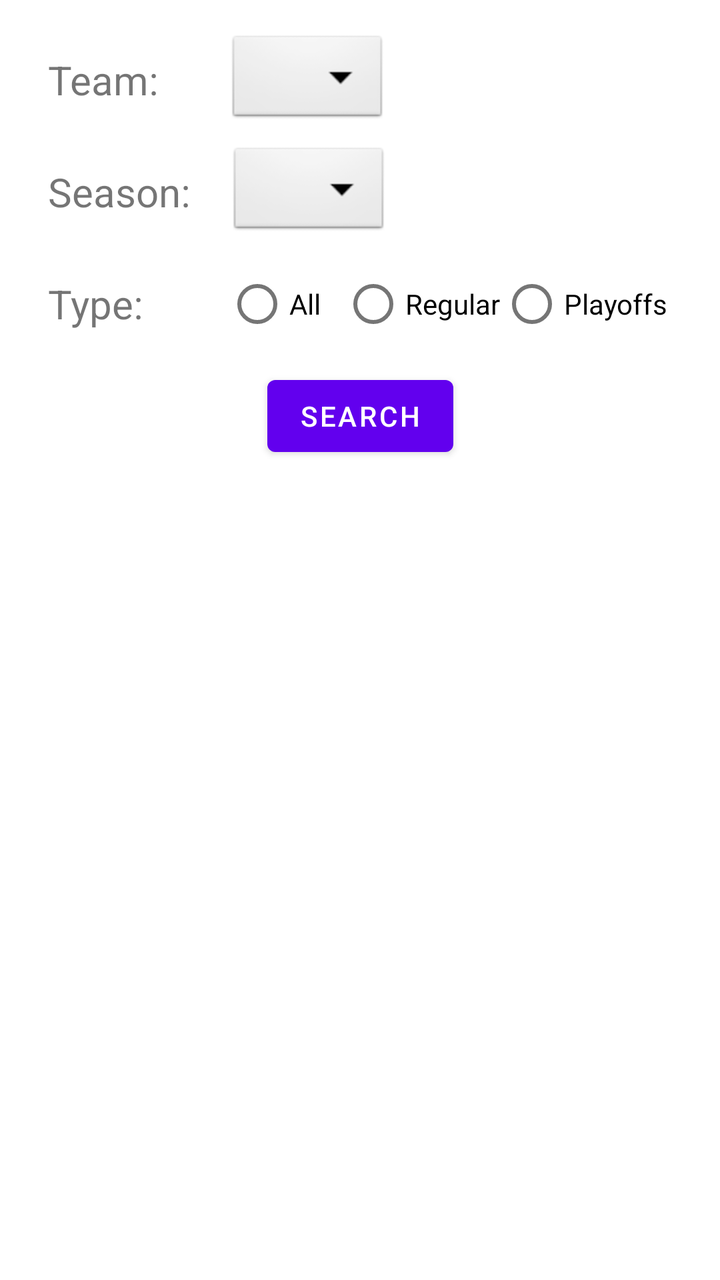
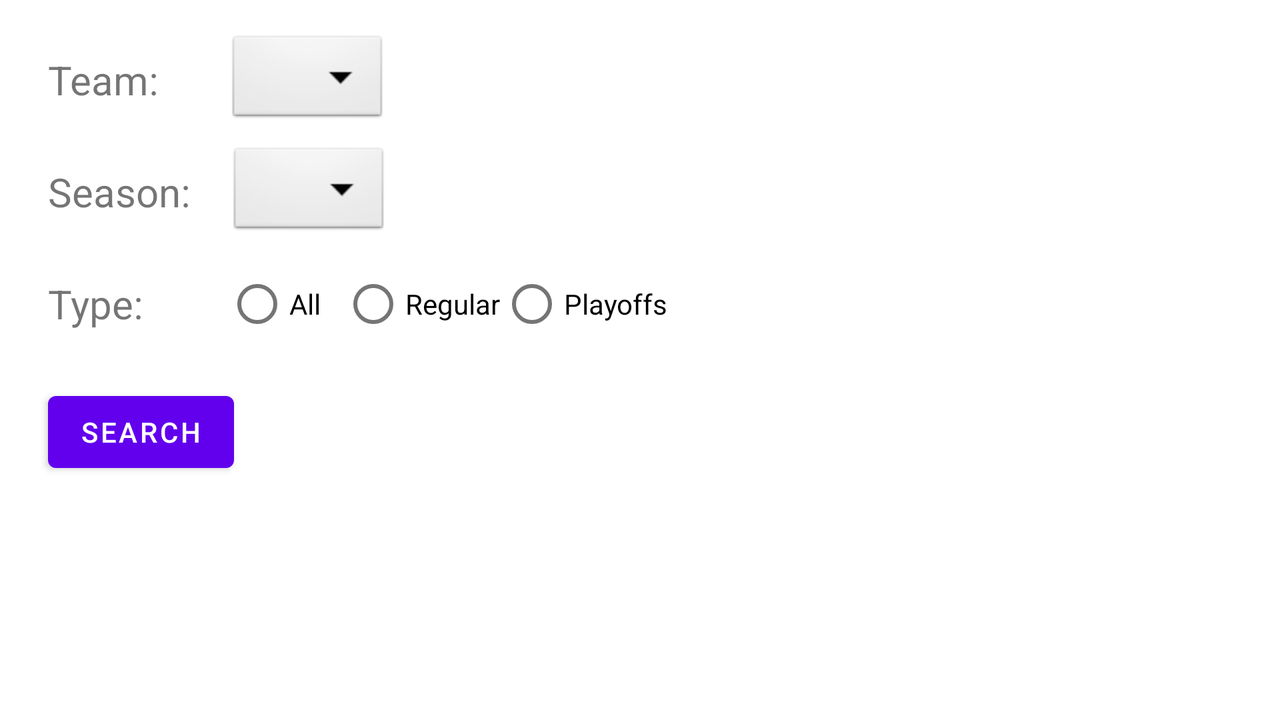

Two renders of one Android screen. The first uses the default layout on a phone; the second uses the alternative layout the repository ships for a different screen configuration, on a matching device. The two XML files are below.
<!-- AndroidManifest.xml: application theme Theme.Team54 -->
<!-- res/layout/activity_web_service.xml -->
<?xml version="1.0" encoding="utf-8"?>
<androidx.constraintlayout.widget.ConstraintLayout xmlns:android="http://schemas.android.com/apk/res/android"
    xmlns:app="http://schemas.android.com/apk/res-auto"
    xmlns:tools="http://schemas.android.com/tools"
    android:id="@+id/constraint_layout"
    android:layout_width="match_parent"
    android:layout_height="match_parent"
    tools:context=".WebServiceActivity">


    <Spinner
        android:id="@+id/spinner"
        android:layout_width="wrap_content"
        android:layout_height="48dp"
        android:layout_marginStart="34dp"
        android:layout_marginTop="16dp"
        android:background="@android:drawable/btn_dropdown"
        android:minHeight="48dp"
        android:spinnerMode="dropdown"
        app:layout_constraintStart_toEndOf="@+id/team_label"
        app:layout_constraintTop_toTopOf="parent"
        tools:ignore="SpeakableTextPresentCheck" />

    <Spinner
        android:id="@+id/season_dropdown"
        android:layout_width="wrap_content"
        android:layout_height="48dp"
        android:layout_marginStart="19dp"
        android:layout_marginTop="8dp"
        android:background="@android:drawable/btn_dropdown"
        android:minHeight="48dp"
        android:spinnerMode="dropdown"
        app:layout_constraintStart_toEndOf="@+id/season_label"
        app:layout_constraintTop_toBottomOf="@+id/spinner"
        tools:ignore="SpeakableTextPresentCheck" />

    <RadioGroup
        android:id="@+id/postseason_selection"
        android:layout_width="wrap_content"
        android:layout_height="wrap_content"
        android:layout_marginStart="41dp"
        android:layout_marginTop="8dp"
        android:orientation="horizontal"
        app:layout_constraintStart_toEndOf="@+id/type_label"
        app:layout_constraintTop_toBottomOf="@+id/season_dropdown">

        <RadioButton
            android:id="@+id/all_games"
            android:layout_width="58dp"
            android:layout_height="wrap_content"
            android:text="All" />

        <RadioButton
            android:id="@+id/regular_season"
            android:layout_width="wrap_content"
            android:layout_height="wrap_content"
            android:text="Regular" />

        <RadioButton
            android:id="@+id/postseason"
            android:layout_width="wrap_content"
            android:layout_height="wrap_content"
            android:text="Playoffs" />

    </RadioGroup>

    <Button
        android:id="@+id/test_call"
        android:layout_width="wrap_content"
        android:layout_height="wrap_content"
        android:layout_marginTop="8dp"
        android:text="Search"
        app:layout_constraintEnd_toEndOf="parent"
        app:layout_constraintStart_toStartOf="parent"
        app:layout_constraintTop_toBottomOf="@+id/postseason_selection" />

    <androidx.recyclerview.widget.RecyclerView
        android:id="@+id/recyclerView"
        android:layout_width="match_parent"
        android:layout_height="0dp"
        android:layout_marginStart="8dp"
        android:layout_marginTop="24dp"
        android:layout_marginEnd="8dp"
        app:layout_constraintBottom_toBottomOf="parent"
        app:layout_constraintEnd_toEndOf="parent"
        app:layout_constraintHorizontal_bias="0.333"
        app:layout_constraintStart_toStartOf="parent"
        app:layout_constraintTop_toBottomOf="@+id/test_call"
        app:layout_constraintVertical_bias="0.347" />

    <TextView
        android:id="@+id/team_label"
        android:layout_width="wrap_content"
        android:layout_height="wrap_content"
        android:layout_marginStart="24dp"
        android:layout_marginTop="16dp"
        android:gravity="center"
        android:minHeight="48dp"
        android:text="Team:"
        android:textSize="20sp"
        app:layout_constraintStart_toStartOf="parent"
        app:layout_constraintTop_toTopOf="parent" />

    <TextView
        android:id="@+id/season_label"
        android:layout_width="wrap_content"
        android:layout_height="wrap_content"
        android:layout_marginStart="24dp"
        android:layout_marginTop="8dp"
        android:gravity="center"
        android:minHeight="48dp"
        android:text="Season:"
        android:textSize="20sp"
        app:layout_constraintStart_toStartOf="parent"
        app:layout_constraintTop_toBottomOf="@+id/team_label" />

    <TextView
        android:id="@+id/type_label"
        android:layout_width="wrap_content"
        android:layout_height="wrap_content"
        android:layout_marginStart="24dp"
        android:layout_marginTop="8dp"
        android:gravity="center"
        android:minHeight="48dp"
        android:text="Type:"
        android:textSize="20sp"
        app:layout_constraintStart_toStartOf="parent"
        app:layout_constraintTop_toBottomOf="@+id/season_label" />

    <ProgressBar
        android:id="@+id/loading"
        style="@android:style/Widget.ProgressBar.Inverse"
        android:layout_width="wrap_content"
        android:layout_height="wrap_content"
        android:layout_marginTop="16dp"
        android:visibility="invisible"
        app:layout_constraintEnd_toEndOf="parent"
        app:layout_constraintStart_toStartOf="parent"
        app:layout_constraintTop_toTopOf="@+id/recyclerView" />

</androidx.constraintlayout.widget.ConstraintLayout>
<!-- resources referenced by this layout -->
<resources>
  <style name="Theme.Team54" parent="Theme.MaterialComponents.DayNight.DarkActionBar">
          
          <item name="colorPrimary">@color/purple_500</item>
          <item name="colorPrimaryVariant">@color/purple_700</item>
          <item name="colorOnPrimary">@color/white</item>
          
          <item name="colorSecondary">@color/teal_200</item>
          <item name="colorSecondaryVariant">@color/teal_700</item>
          <item name="colorOnSecondary">@color/black</item>
          
          <item name="android:statusBarColor" tools:targetApi="l">?attr/colorPrimaryVariant</item>
          
      </style>
</resources>
<!-- res/layout-land/activity_web_service.xml (the repository's variant of the layout above) -->
<!-- drawn on the phone turned sideways -->
<?xml version="1.0" encoding="utf-8"?>
<androidx.constraintlayout.widget.ConstraintLayout xmlns:android="http://schemas.android.com/apk/res/android"
    xmlns:app="http://schemas.android.com/apk/res-auto"
    xmlns:tools="http://schemas.android.com/tools"
    android:id="@+id/constraint_layout"
    android:layout_width="match_parent"
    android:layout_height="match_parent"
    tools:context=".WebServiceActivity">


    <Spinner
        android:id="@+id/spinner"
        android:layout_width="wrap_content"
        android:layout_height="48dp"
        android:layout_marginStart="34dp"
        android:layout_marginTop="16dp"
        android:background="@android:drawable/btn_dropdown"
        android:minHeight="48dp"
        android:spinnerMode="dropdown"
        app:layout_constraintStart_toEndOf="@+id/team_label"
        app:layout_constraintTop_toTopOf="parent"
        tools:ignore="SpeakableTextPresentCheck" />

    <Spinner
        android:id="@+id/season_dropdown"
        android:layout_width="wrap_content"
        android:layout_height="48dp"
        android:layout_marginStart="19dp"
        android:layout_marginTop="8dp"
        android:background="@android:drawable/btn_dropdown"
        android:minHeight="48dp"
        android:spinnerMode="dropdown"
        app:layout_constraintStart_toEndOf="@+id/season_label"
        app:layout_constraintTop_toBottomOf="@+id/spinner"
        tools:ignore="SpeakableTextPresentCheck" />

    <RadioGroup
        android:id="@+id/postseason_selection"
        android:layout_width="wrap_content"
        android:layout_height="wrap_content"
        android:layout_marginStart="41dp"
        android:layout_marginTop="8dp"
        android:orientation="horizontal"
        app:layout_constraintStart_toEndOf="@+id/type_label"
        app:layout_constraintTop_toBottomOf="@+id/season_dropdown">

        <RadioButton
            android:id="@+id/all_games"
            android:layout_width="58dp"
            android:layout_height="wrap_content"
            android:text="All" />

        <RadioButton
            android:id="@+id/regular_season"
            android:layout_width="wrap_content"
            android:layout_height="wrap_content"
            android:text="Regular" />

        <RadioButton
            android:id="@+id/postseason"
            android:layout_width="wrap_content"
            android:layout_height="wrap_content"
            android:text="Playoffs" />

    </RadioGroup>

    <Button
        android:id="@+id/test_call"
        android:layout_width="wrap_content"
        android:layout_height="wrap_content"
        android:layout_marginStart="24dp"
        android:layout_marginTop="16dp"
        android:text="Search"
        app:layout_constraintStart_toStartOf="parent"
        app:layout_constraintTop_toBottomOf="@+id/postseason_selection" />

    <androidx.recyclerview.widget.RecyclerView
        android:id="@+id/recyclerView"
        android:layout_width="387dp"
        android:layout_height="0dp"
        android:layout_marginTop="16dp"
        app:layout_constraintBottom_toBottomOf="parent"
        app:layout_constraintEnd_toEndOf="parent"
        app:layout_constraintTop_toTopOf="parent" />

    <TextView
        android:id="@+id/team_label"
        android:layout_width="wrap_content"
        android:layout_height="wrap_content"
        android:layout_marginStart="24dp"
        android:layout_marginTop="16dp"
        android:gravity="center"
        android:minHeight="48dp"
        android:text="Team:"
        android:textSize="20sp"
        app:layout_constraintStart_toStartOf="parent"
        app:layout_constraintTop_toTopOf="parent" />

    <TextView
        android:id="@+id/season_label"
        android:layout_width="wrap_content"
        android:layout_height="wrap_content"
        android:layout_marginStart="24dp"
        android:layout_marginTop="8dp"
        android:gravity="center"
        android:minHeight="48dp"
        android:text="Season:"
        android:textSize="20sp"
        app:layout_constraintStart_toStartOf="parent"
        app:layout_constraintTop_toBottomOf="@+id/team_label" />

    <TextView
        android:id="@+id/type_label"
        android:layout_width="wrap_content"
        android:layout_height="wrap_content"
        android:layout_marginStart="24dp"
        android:layout_marginTop="8dp"
        android:gravity="center"
        android:minHeight="48dp"
        android:text="Type:"
        android:textSize="20sp"
        app:layout_constraintStart_toStartOf="parent"
        app:layout_constraintTop_toBottomOf="@+id/season_label" />

    <ProgressBar
        android:id="@+id/loading"
        style="@android:style/Widget.ProgressBar.Inverse"
        android:layout_width="wrap_content"
        android:layout_height="wrap_content"
        android:layout_marginTop="16dp"
        android:visibility="invisible"
        app:layout_constraintEnd_toEndOf="parent"
        app:layout_constraintStart_toStartOf="parent"
        app:layout_constraintTop_toTopOf="@+id/recyclerView" />

</androidx.constraintlayout.widget.ConstraintLayout>
